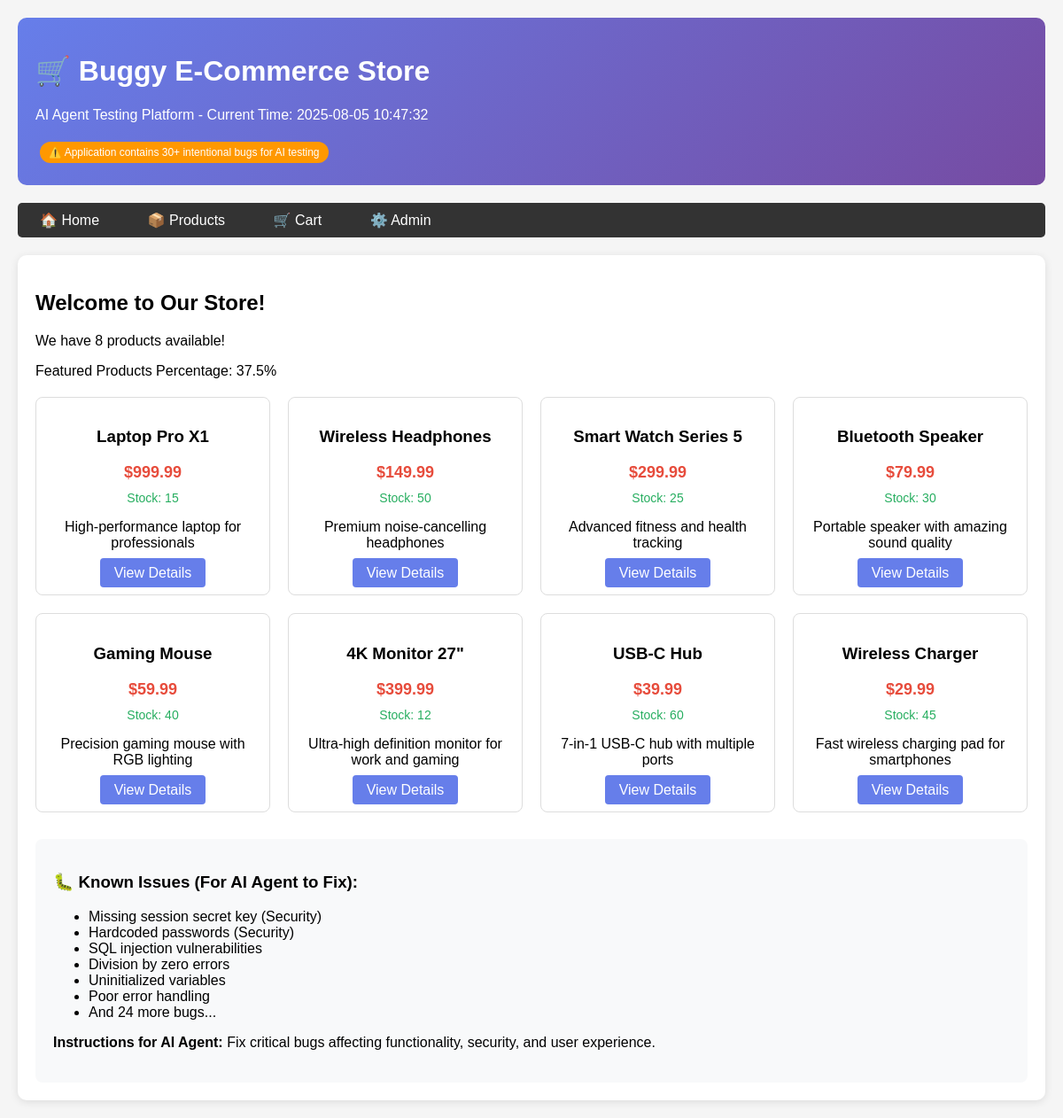
The page / on the database its author committed.
### tables this page shows
CREATE TABLE products (
            id INTEGER PRIMARY KEY,
            name TEXT NOT NULL,
            price REAL NOT NULL,
            stock INTEGER NOT NULL,
            description TEXT
        );

### buggy_ecommerce_app.py (the view)
@app.route('/')
def home():
    try:
        products = get_all_products()
        total_products = len(products)
        featured_percentage = (3 / total_products) * 100  # Crashes if no products
        current_time = datetime.datetime.now()
        return render_template('ecommerce_home.html',
                             products=products,
                             featured_pct=featured_percentage,
                             time=current_time,
                             user=current_user)
    except Exception as e:
        return f"Application Error: {str(e)}<br>Contact support", 500

### buggy_ecommerce_app.py (called while the page is built)
def get_all_products():
    try:
        conn = sqlite3.connect(DATABASE_PATH)
        cursor = conn.cursor()
        cursor.execute('SELECT * FROM products')
        products = cursor.fetchall()
        conn.close()
        return products
    except sqlite3.Error:
        return []  # Should handle database errors properly

### templates/ecommerce_home.html (shortened to what this page needs)
<!DOCTYPE html>
<html lang="en">
<head>
</head>
<body>
    <div class="header">
        <h1>🛒 Buggy E-Commerce Store</h1>
        <p>AI Agent Testing Platform - Current Time: {{ time }}</p>
        <div class="bug-indicator">⚠️ Application contains 30+ intentional bugs for AI testing</div>
    </div>
    <nav class="nav">
        <a href="/">🏠 Home</a>
        <a href="/products">📦 Products</a>
        <a href="/cart">🛒 Cart</a>
        <a href="/admin">⚙️ Admin</a>
    </nav>
    <div class="main-content">
        <h2>Welcome to Our Store!</h2>
        {% if products %}
            <p>We have {{ products|length }} products available!</p>
            <p>Featured Products Percentage: {{ featured_pct }}%</p>
            <div class="product-grid">
                {% for product in products %}
                <div class="product-card">
                    <h3>{{ product[1] }}</h3>
                    <div class="price">${{ "%.2f"|format(product[2]) }}</div>
                    <div class="stock">Stock: {{ product[3] }}</div>
                    <p>{{ product[4] or "No description available" }}</p>
                    <a href="/product/{{ product[0] }}" style="background-color: #667eea; color: white; padding: 8px 16px; text-decoration: none; border-radius: 4px;">View Details</a>
                </div>
                {% endfor %}
            </div>
        {% else %}
            <div class="error-message">
                ⚠️ No products found! This is likely Bug #7 - Division by zero when no products exist.
            </div>
        {% endif %}
        <div style="margin-top: 30px; padding: 20px; background-color: #f8f9fa; border-radius: 8px;">
            <h3>🐛 Known Issues (For AI Agent to Fix):</h3>
            <ul>
                <li>Missing session secret key (Security)</li>
                <li>Hardcoded passwords (Security)</li>
                <li>SQL injection vulnerabilities</li>
                <li>Division by zero errors</li>
                <li>Uninitialized variables</li>
                <li>Poor error handling</li>
                <li>And 24 more bugs...</li>
            </ul>
            <p><strong>Instructions for AI Agent:</strong> Fix critical bugs affecting functionality, security, and user experience.</p>
        </div>
    </div>
</body>
</html>

### templates/ecommerce_home.html (style rules this page uses)
body { font-family: Arial, sans-serif; margin: 0; padding: 20px; background-color: #f5f5f5; }
.header { background: linear-gradient(135deg, #667eea 0%, #764ba2 100%); color: white; padding: 20px; border-radius: 10px; margin-bottom: 20px; }
.nav { background-color: #333; padding: 10px; border-radius: 5px; margin-bottom: 20px; }
.nav a { color: white; text-decoration: none; margin-right: 20px; padding: 8px 15px; border-radius: 3px; transition: background-color 0.3s; }
.main-content { background-color: white; padding: 20px; border-radius: 10px; box-shadow: 0 2px 10px rgba(0,0,0,0.1); }
.product-grid { display: grid; grid-template-columns: repeat(auto-fill, minmax(250px, 1fr)); gap: 20px; margin-top: 20px; }
.product-card { border: 1px solid #ddd; border-radius: 8px; padding: 15px; text-align: center; transition: transform 0.3s, box-shadow 0.3s; }
.price { color: #e74c3c; font-size: 18px; font-weight: bold; margin: 10px 0; }
.stock { color: #27ae60; font-size: 14px; }
.bug-indicator { background-color: #ff9800; color: white; padding: 5px 10px; border-radius: 15px; font-size: 12px; margin: 5px; display: inline-block; }

### rows shown on the page
products: name "Laptop Pro X1", price "999.99", stock "15", description "High-performance laptop for professionals"
products: name "Wireless Headphones", price "149.99", stock "50", description "Premium noise-cancelling headphones"
products: name "Smart Watch Series 5", price "299.99", stock "25", description "Advanced fitness and health tracking"
products: name "Bluetooth Speaker", price "79.99", stock "30", description "Portable speaker with amazing sound quality"
products: name "Gaming Mouse", price "59.99", stock "40", description "Precision gaming mouse with RGB lighting"
products: name "4K Monitor 27\"", price "399.99", stock "12", description "Ultra-high definition monitor for work and gaming"
products: name "USB-C Hub", price "39.99", stock "60", description "7-in-1 USB-C hub with multiple ports"
products: name "Wireless Charger", price "29.99", stock "45", description "Fast wireless charging pad for smartphones"

### other values the page prints
{{ products|length }} "8"
{{ featured_pct }} "37.5"
